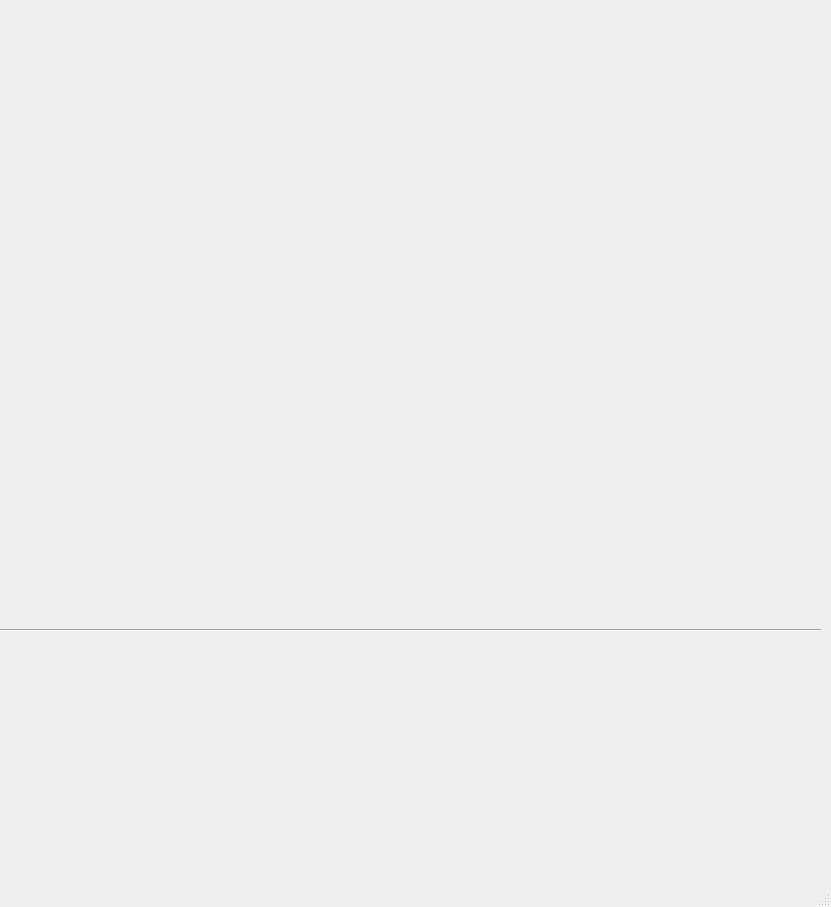
<?xml version="1.0" encoding="UTF-8"?>
<ui version="4.0">
 <class>MainWindow</class>
 <widget class="QMainWindow" name="MainWindow">
  <property name="geometry">
   <rect>
    <x>0</x>
    <y>0</y>
    <width>831</width>
    <height>907</height>
   </rect>
  </property>
  <property name="font">
   <font>
    <family>Tlwg Typewriter</family>
    <weight>75</weight>
    <bold>true</bold>
   </font>
  </property>
  <property name="windowTitle">
   <string>Remote Station Viewer</string>
  </property>
  <property name="unifiedTitleAndToolBarOnMac">
   <bool>false</bool>
  </property>
  <widget class="QWidget" name="centralwidget">
   <widget class="QWidget" name="radioWidget" native="true">
    <property name="geometry">
     <rect>
      <x>10</x>
      <y>10</y>
      <width>801</width>
      <height>611</height>
     </rect>
    </property>
   </widget>
   <widget class="QWidget" name="tempPlotWidget" native="true">
    <property name="geometry">
     <rect>
      <x>10</x>
      <y>640</y>
      <width>801</width>
      <height>231</height>
     </rect>
    </property>
   </widget>
   <widget class="Line" name="line">
    <property name="geometry">
     <rect>
      <x>0</x>
      <y>620</y>
      <width>821</width>
      <height>20</height>
     </rect>
    </property>
    <property name="orientation">
     <enum>Qt::Horizontal</enum>
    </property>
   </widget>
  </widget>
  <widget class="QMenuBar" name="menubar">
   <property name="enabled">
    <bool>false</bool>
   </property>
   <property name="geometry">
    <rect>
     <x>0</x>
     <y>0</y>
     <width>831</width>
     <height>24</height>
    </rect>
   </property>
   <property name="nativeMenuBar">
    <bool>true</bool>
   </property>
  </widget>
  <widget class="QStatusBar" name="statusbar">
   <property name="enabled">
    <bool>true</bool>
   </property>
   <property name="sizeGripEnabled">
    <bool>true</bool>
   </property>
  </widget>
 </widget>
 <resources/>
 <connections/>
</ui>
